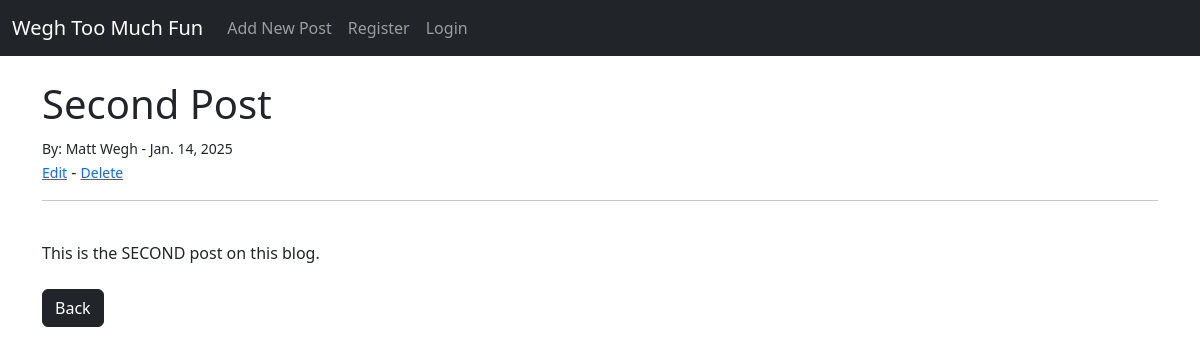
The app's page /article/2 with its own data.
### theblog/models.py (models this page shows, shortened)
class Post(models.Model):
    title = models.CharField(max_length=255)
    title_tag = models.CharField(max_length=255)
    author = models.ForeignKey(User, on_delete=models.CASCADE)
    body = models.TextField()
    posting_date = models.DateField(auto_now_add=True)

### theblog/views.py (the view)
# urls.py: path('article/<int:pk>', ArticleDetailView.as_view(), name='article-detail'),
class ArticleDetailView(DetailView):
    model = Post
    template_name = 'article_details.html'

### theblog/templates/article_details.html (shortened to what this page needs)
{% extends 'base.html' %}
{% block content %}
<h1>{{ post.title }}</h1>
<small>By:
    {{post.author.first_name}}
    {{post.author.last_name}} -
    {{ post.posting_date }}
</small>
<br>
<small><a href="{% url 'update_post' post.pk %}">Edit</a></small> -
<small><a href="{% url 'delete_post' post.pk %}">Delete</a></small>
<hr>
<br/>
{{post.body}}
<br/><br/>
<a href="{% url 'home' %}" class="btn btn-dark">Back</a>
{% endblock %}

### records on screen
Post: title "Second Post", author.first_name "Matt", author.last_name "Wegh", posting_date "Jan. 14, 2025", body "This is the SECOND post on this blog."
